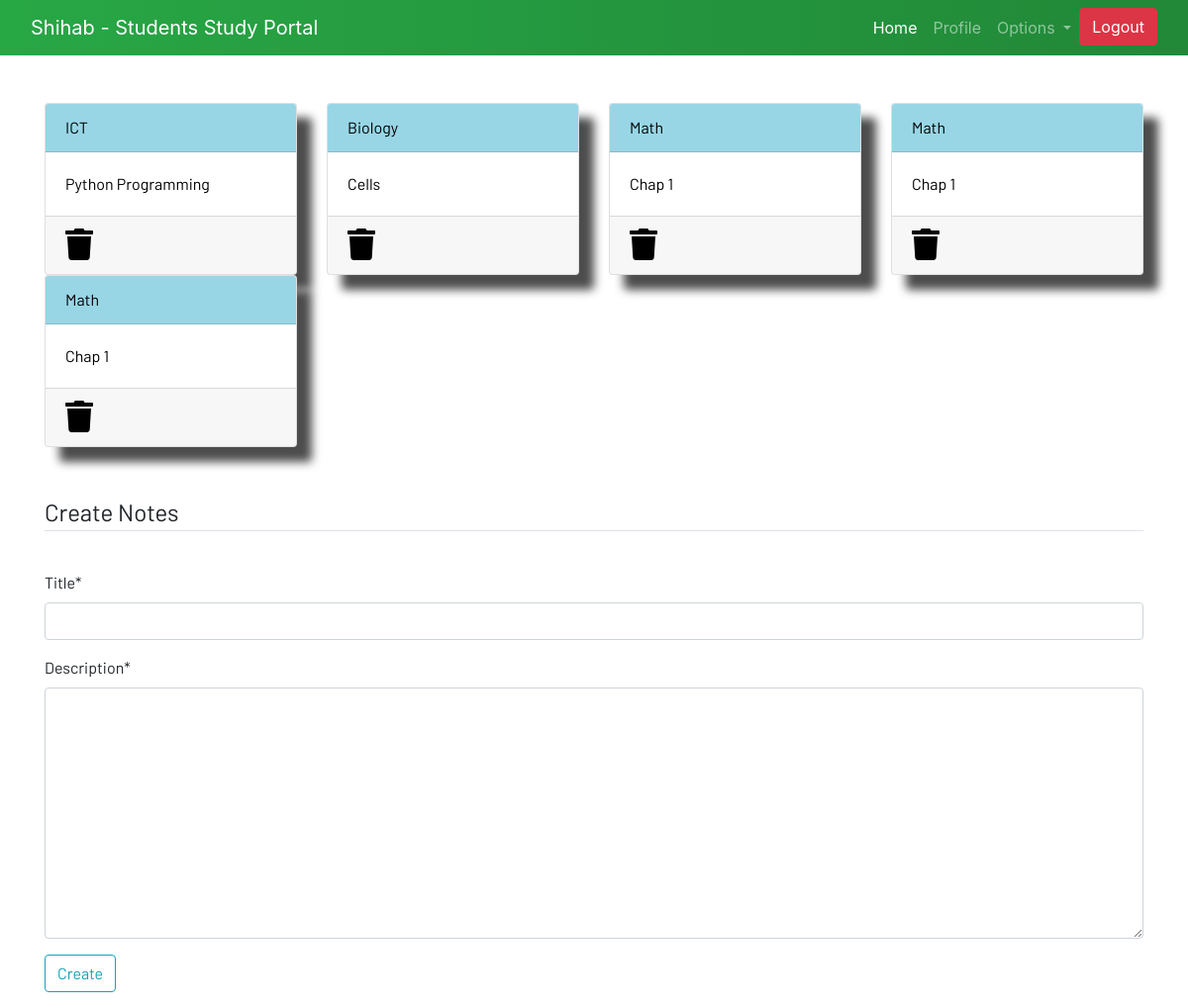
Screenshot of /notes/ (signed in) with the database file from the repository.
### dashboard/models.py (models this page shows, shortened)
class Notes(models.Model):
    user = models.ForeignKey(User, on_delete=models.CASCADE)
    title = models.CharField(max_length=200)
    description = models.TextField()
    class Meta:
        verbose_name = "notes"
        verbose_name_plural = "notes"

### dashboard/views.py (the view)
# urls.py: path('notes/', views.notes, name="notes"),
def notes(request):
    if request.method == "POST":
        form = NotesForm(request.POST)
        if form.is_valid():
            notes = Notes(user = request.user, title = request.POST['title'], description = request.POST['description'])
            notes.save()
        messages.success(request,f"Notes from {request.user.username} Added")
    else:
        form = NotesForm()
    notes = Notes.objects.filter(user=request.user)
    context = {'notes':notes, 'form':form}
    return render(request, 'dashboard/notes.html', context)

### dashboard/forms.py
class NotesForm(forms.ModelForm):
    class Meta:
        model = Notes
        fields = ['title', 'description']

### dashboard/templates/dashboard/notes.html (shortened to what this page needs)
{% extends 'dashboard/base.html' %}
{% load static %}
{% load crispy_forms_tags %}
{% block content %}
<div class="container">
    <div class="row">
        {% for note in notes %}
        <div class="col-md-3">
            <a href="{% url 'notes-detail' note.id %}">
                <div class="card">
                    <div class="card-header">{{note.title}}</div>
                    <div class="card-body">{{note.description|slice:"0:100"}}</div>
                    <div class="card-footer mt-auto "><a href="{% url 'delete_note' note.id %}">
                        <i class="fa fa-trash fa-2x"></i></a>
                    </div>
                </div>
            </a>
        </div>
        {% endfor %}
        <br><br>
    </div>
</div>
<br><br>
<div class="container">
    <form method="POST">
        <fieldset class="form-group">
            <legend class="border-bottom mb-4">Create Notes</legend>
        </fieldset>
        {{form|crispy}}
        <div class="form-group">
            <button href="" class="btn btn-outline-info" type="submit">
                Create
            </button>
        </div>
    </form>
</div>
{% endblock content %}

### static/css/main.css (style rules this page uses)
html { scroll-behavior: smooth; height: 100%; width: 100%; }
.card { box-shadow: 15px 15px 10px rgb(78, 77, 77); }
a { text-decoration: none !important; color: black; }
.card-header { color: black !important; background: rgb(152, 214, 230) !important; transition: 0.3s ease-in; }
html, body { max-width: 100%; overflow-x: hidden; height: 100%; width: 100%; }
body { background: linear-gradient(rgb(255, 255, 255), rgba(255, 255, 255, 0.5)); overflow-x: hidden; background-repeat: no-repeat; }
.card-header { background-color: rgb(133, 204, 231); }
.col-md-3 .card { width: 100%; height: 100%; }
.fa { color: black; }

### rows the page displays
Notes: title "ICT", description "Python Programming"
Notes: title "Biology", description "Cells"
Notes: title "Math", description "Chap 1"
Notes: title "Math", description "Chap 1"
Notes: title "Math", description "Chap 1"
